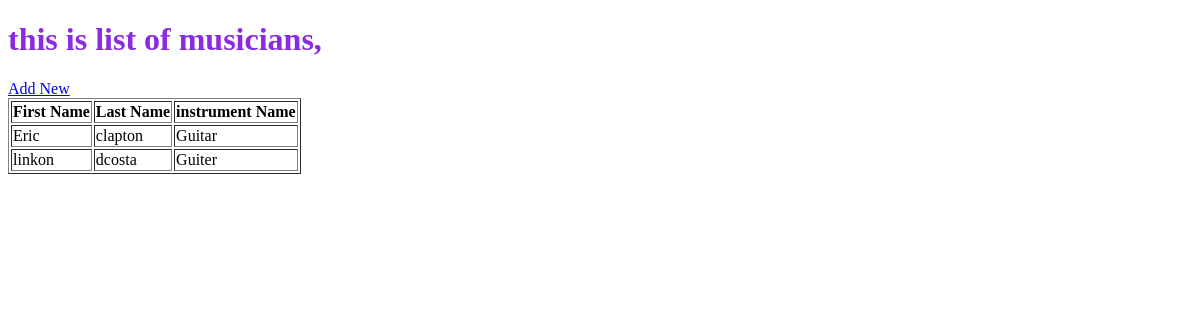
Before: / with the older database file.
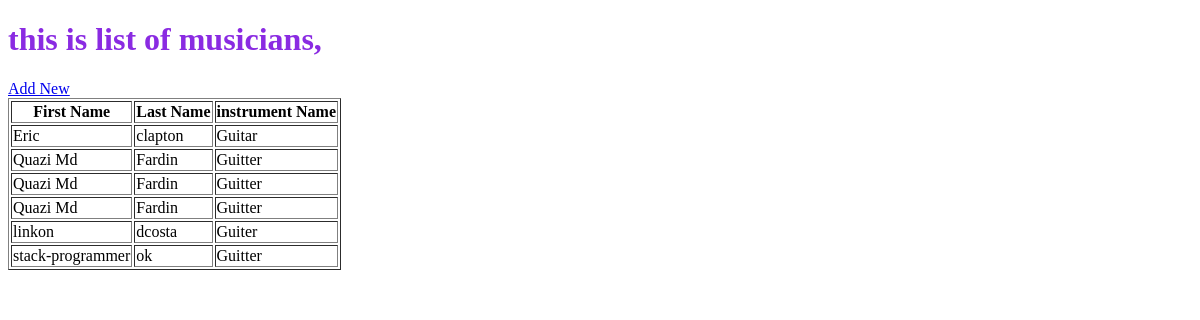
After: the same page with the newer database file.
### appone/models.py (models this page shows, shortened)
class Musician(models.Model):
    first_name = models.CharField(max_length=50, )
    last_name = models.CharField(max_length=50)
    instrument = models.CharField(max_length=100)

### appone/views.py (the view)
# urls.py: path('', views.index, name='index'),
def index(request):
    musician_list = Musician.objects.order_by('first_name')
    diction = {'text_1': 'this is list of musicians, ', 'musician': musician_list}
    return render(request, 'first_app/index.html', context=diction)

### templates/first_app/index.html (shortened to what this page needs)
<!DOCTYPE html>
{% load static %}
<html lang="en">
<head>
    <link rel="stylesheet" href="{% static "css/style.css" %}">
</head>
<body>
<h1>{{ text_1 }}</h1>
<a href="{% url 'appone:form' %}">Add New</a>
<table border="1">
    <tr>
        <th>First Name</th>
        <th>Last Name</th>
        <th>instrument Name</th>
    </tr>
    {% for row in musician %}
    <tr>
        <td>{{ row.first_name }}</td>
        <td>{{ row.last_name }}</td>
        <td>{{ row.instrument }}</td>
    </tr>
    {% endfor %}
</table>
</body>
</html>

### static/css/style.css (style rules this page uses)
h1 { color: blueviolet; }

Changed rows visible on the page:
added Musician: first_name "Quazi Md", last_name "Fardin", instrument "Guitter"
added Musician: first_name "Quazi Md", last_name "Fardin", instrument "Guitter"
added Musician: first_name "Quazi Md", last_name "Fardin", instrument "Guitter"
added Musician: first_name "stack-programmer", last_name "ok", instrument "Guitter"
